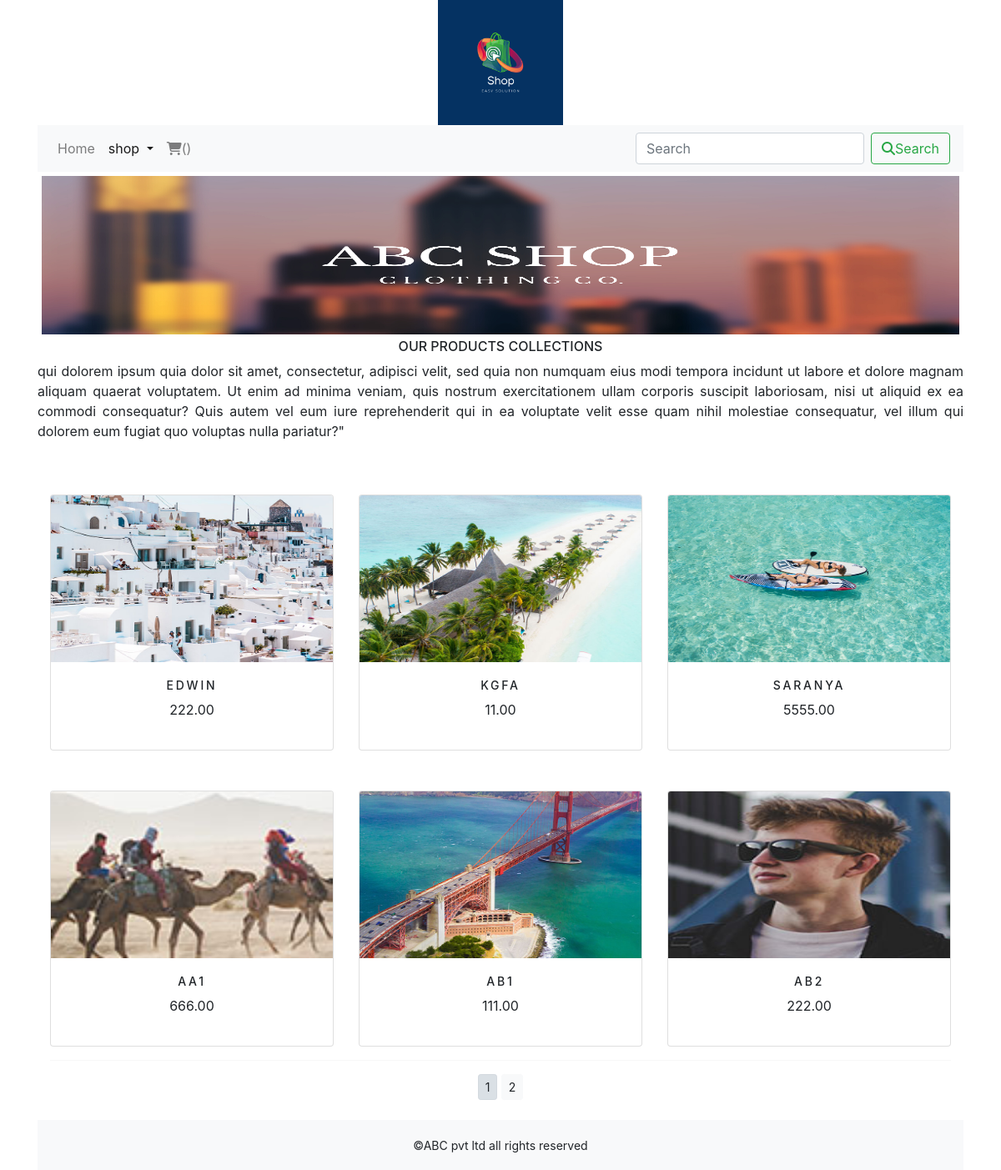
The app's page /shop/ with its own data.
### shop/models.py (models this page shows, shortened)
class Product(models.Model):
    name = models.CharField(max_length=250, unique=True)
    slug = models.SlugField(max_length=250, unique=True)
    description = models.TextField(blank=True)
    price = models.DecimalField(max_digits=10, decimal_places=2)
    category = models.ForeignKey(Category, on_delete=models.CASCADE)
    image = models.ImageField(upload_to='product', blank=True)
    stock = models.IntegerField()
    available = models.BooleanField(default=True)
    created = models.DateTimeField(auto_now_add=True)
    updated = models.DateTimeField(auto_now=True)
    class Meta:
        ordering = ('name',)
        verbose_name = 'product'
        verbose_name_plural = 'products'
    def get_url(self):
        return reverse('shop:prodCatdetails', args=[self.category.slug,self.slug])

### shop/views.py (the view)
# urls.py: path('', views.allProdCat, name='allProdCat'),
def allProdCat(request, c_slug=None):
    c_page = None
    products_list = None
    if c_slug != None:
        c_page = get_object_or_404(Category, slug=c_slug)
        products_list = Product.objects.all().filter(category=c_page, available=True)
    else:
        products_list = Product.objects.all().filter(available=True)
    paginator = Paginator(products_list, 6)
    try:
        page = int(request.GET.get('page', '1'))
    except:
        page = 1
    try:
        products = paginator.page(page)
    except(EmptyPage, InvalidPage):
        products = paginator.page(paginator.num_pages)
    return render(request, 'category.html', {'category': c_page, 'products': products})

### shop/context_processors.py (called while the page is built)
def menu_links(request):
    links=Category.objects.all()
    return dict(links=links)

### shop/models.py (called while the page is built)
    def get_url(self):
        return reverse('shop:products_by_category', args=[self.slug])

### templates/category.html (shortened to what this page needs)
{% extends 'base.html' %}
{% load static %}
{% block content %}
                <div class="mx_auto">
                    {% if category %}
                    <img class="my_image" src="{category.image.url}" alt="{{category.name}}">
                </div>
                <br>
                <div>
                    <h1 class="text-center my_title" >{{category.name}}</h1>
                    <p class="text-justify" >{{category.description}}</p>
                </div>
                    {% else %}
                <img class="my_image my_image_padding" src="{% static 'img/banner.png' %}" alt="our products" width="1110px" height="200px">
            <br>
            <div>
                <h1 class="text-center my_title">our products collections</h1>
                <p class="text-justify" >qui dolorem ipsum quia dolor sit amet, consectetur, adipisci velit, sed quia non numquam eius modi tempora incidunt ut labore et dolore magnam aliquam quaerat voluptatem. Ut enim ad minima veniam, quis nostrum exercitationem ullam corporis suscipit laboriosam, nisi ut aliquid ex ea commodi consequatur? Quis autem vel eum iure reprehenderit qui in ea voluptate velit esse quam nihil molestiae consequatur, vel illum qui dolorem eum fugiat quo voluptas nulla pariatur?"
                </p>
            </div>
            {% endif %}
            <div class="container" >
                <div class="row mx_auto">
                    {% for product in products.object_list %}
                    <div class="my_bottom_margin col-9 col-sm-12 col-md-4 col-lg-4">
                        <div class="mt-5">
                        <div class="card text-center" style="min-width:18rem;">
                            <a href="{{product.get_url}}">
                                <img class="card-img-top my_image" src="{{product.image.url}}" alt="{{products.name}}" width="200px" height="200px"></a>
                            <div class="card-body">
                                <h4>{{product.name}}</h4>
                                <p>{{product.price}}</p>
                            </div>
                        </div>
                        </div>
                    </div>
                    {% endfor %}
                </div>
                <div class="mx-auto">
                    {% if products.paginator.num_pages > 1 %}
                    <hr>
                    <div class="text-center">
                        {% for pg in products.paginator.page_range %}
                        <a href="?page={{pg}}" class="btn btn-light btn-sm {%if products.number == pg %}active{% endif %}">{{pg}}</a>
                        {% endfor %}
                    </div>
                    {% endif %}
                </div>
                <br>
            </div>
{% endblock %}

### templates/base.html (shortened to what this page needs)
{% load static %}
<!DOCTYPE html>
<html lang="en">
<head>
    <link href="https://cdn.jsdelivr.net/npm/bootstrap@5.3.2/dist/css/bootstrap.min.css" rel="stylesheet">
    <link rel="stylesheet" href="{% static 'css/custom.css' %}">
    <link href="{% static 'css/bootstrap.min.css' %}" rel="stylesheet" >
</head>
<body>
<div class="container">
    {% include 'header.html' %}
    {% include 'navbar.html' %}
    {% block content %}
    {% endblock %}
</div>
{% include 'footer.html' %}
</body>
</html>

### templates/header.html (shortened to what this page needs)
{% load static %}
<header>
    <center>
        <img src= "{% static 'img/logo.png' %}" alt="logimage" width="150px" height="150px">
    </center>
</header>

### templates/navbar.html (shortened to what this page needs)
<nav class="navbar navbar-expand-lg navbar-light bg-light">
  <div class="collapse navbar-collapse" id="navbarSupportedContent">
    <ul class="navbar-nav mr-auto">
      <li class="nav-item">
        <a class="nav-link" href="#">Home</a>
      </li>
      <li class="nav-item dropdown {% if 'shop' in request.path %} active {% endif %}" >
        <a class="nav-link dropdown-toggle" href="" id="navbarDropdown" role="button" data-toggle="dropdown" aria-haspopup="true" aria-expanded="false">
          shop
        </a>
      </li>
      <li class="nav-item">
        <a class="nav-link" href="{% url 'cart:cart_detail' %}"><i class="fa-solid fa-cart-shopping"></i>({{item_count}})</a>
      </li>
    </ul>
    <form class="d-flex" action="{% url 'searchapp:SearchResult' %}" method="get">
      <input class="form-control mr-sm-2" type="search" placeholder="Search" name="q" aria-label="Search">
      <button class="btn btn-outline-success my-2 my-sm-0" type="submit"><i class="fa-solid fa-magnifying-glass"></i>Search</button>
    </form>
  </div>
</nav>

### templates/footer.html
<div class="footer navbar-fixed-bottom my_footer">
    <p class="text-center">
&copy;ABC pvt ltd all rights reserved</p>
</div>

### static/custom.css (style rules this page uses)
.nav-item { letter-spacing=.2em font-size=14px text-transform=uppercase: }
.my_footer { background-color:#f8f9fa; height:60px; }
.my_footer p { padding-top:20px; font-size:14px; }
.my_title { font-size:16px; text-transform:uppercase; letter-spacing=.2em }
.my_image_padding { padding:5px; }
.card-body h4 { font-size:14px; text-transform:uppercase; letter-spacing:.2em; }

### records on screen
Product: image (picture), name "EDWIN", price "222.00"
Product: image (picture), name "KGFA", price "11.00"
Product: image (picture), name "SARANYA", price "5555.00"
Product: image (picture), name "AA1", price "666.00"
Product: image (picture), name "AB1", price "111.00"
Product: image (picture), name "AB2", price "222.00"

### other values on screen
{{ pg }} "1" "2"
